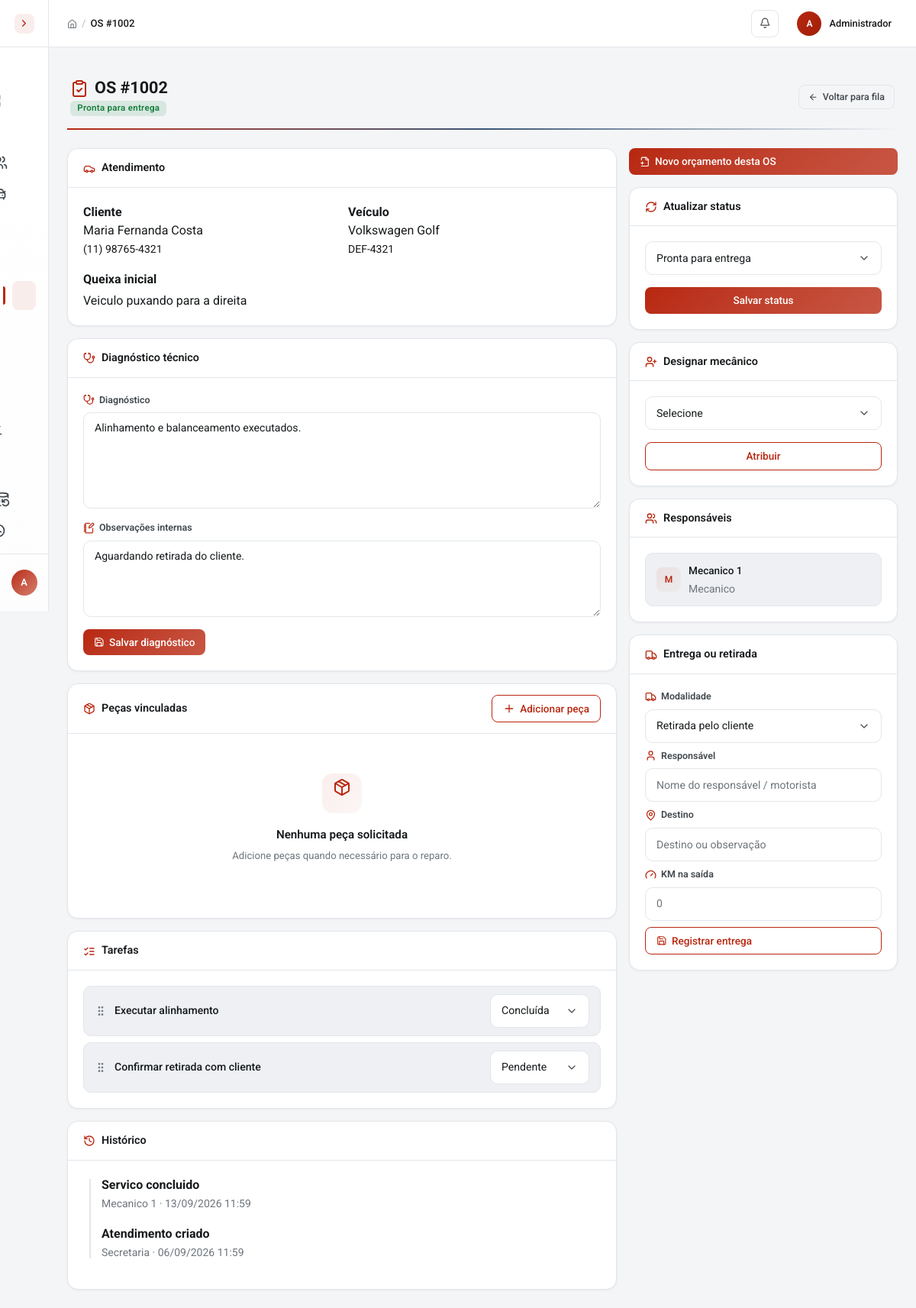
The app's page /pages/ordens_servico/detalhes.php?id=2 (signed in) with its own data.
### tables this page shows
CREATE TABLE ordens_servico (
  id INT AUTO_INCREMENT PRIMARY KEY,
  numero INT NOT NULL UNIQUE,
  cliente_id INT NOT NULL,
  veiculo_id INT NULL,
  status ENUM('recebida','triagem','aguardando_diagnostico','aguardando_orcamento','aguardando_aprovacao','aguardando_peca','pronta_para_execucao','em_execucao','aguardando_retorno','pronta_para_entrega','entregue','cancelada') NOT NULL DEFAULT 'recebida',
  prioridade ENUM('baixa','normal','alta','urgente') NOT NULL DEFAULT 'normal',
  queixa_inicial TEXT NOT NULL,
  diagnostico TEXT,
  observacoes_internas TEXT,
  responsavel_chefe_id INT NULL,
  criado_por INT NOT NULL,
  data_entrada DATETIME NOT NULL DEFAULT CURRENT_TIMESTAMP,
  data_conclusao DATETIME NULL,
  data_atualizacao TIMESTAMP NOT NULL DEFAULT CURRENT_TIMESTAMP ON UPDATE CURRENT_TIMESTAMP,
  FOREIGN KEY (cliente_id) REFERENCES clientes(id),
  FOREIGN KEY (veiculo_id) REFERENCES veiculos(id) ON DELETE SET NULL,
  FOREIGN KEY (responsavel_chefe_id) REFERENCES usuarios(id) ON DELETE SET NULL,
  FOREIGN KEY (criado_por) REFERENCES usuarios(id)
);

CREATE TABLE clientes (
  id INT AUTO_INCREMENT PRIMARY KEY,
  nome VARCHAR(120) NOT NULL,
  cpf VARCHAR(14) UNIQUE,
  telefone VARCHAR(20),
  email VARCHAR(120),
  endereco VARCHAR(255),
  cidade VARCHAR(80),
  observacoes TEXT,
  data_cadastro TIMESTAMP DEFAULT CURRENT_TIMESTAMP,
  data_atualizacao TIMESTAMP DEFAULT CURRENT_TIMESTAMP ON UPDATE CURRENT_TIMESTAMP
);

CREATE TABLE veiculos (
  id INT AUTO_INCREMENT PRIMARY KEY,
  cliente_id INT NOT NULL,
  placa VARCHAR(10) UNIQUE,
  marca VARCHAR(50),
  modelo VARCHAR(60),
  ano YEAR,
  cor VARCHAR(30),
  km_atual INT DEFAULT 0,
  chassi VARCHAR(30),
  FOREIGN KEY (cliente_id) REFERENCES clientes(id) ON DELETE CASCADE
);

CREATE TABLE os_tarefas (
  id BIGINT AUTO_INCREMENT PRIMARY KEY,
  os_id INT NOT NULL,
  descricao VARCHAR(255) NOT NULL,
  status ENUM('pendente','em_execucao','concluida','bloqueada') DEFAULT 'pendente',
  criado_por INT NOT NULL,
  concluido_por INT NULL,
  criado_em TIMESTAMP DEFAULT CURRENT_TIMESTAMP,
  concluido_em DATETIME NULL,
  FOREIGN KEY (os_id) REFERENCES ordens_servico(id) ON DELETE CASCADE,
  FOREIGN KEY (criado_por) REFERENCES usuarios(id),
  FOREIGN KEY (concluido_por) REFERENCES usuarios(id) ON DELETE SET NULL
);

CREATE TABLE os_eventos (
  id BIGINT AUTO_INCREMENT PRIMARY KEY,
  os_id INT NOT NULL,
  tipo VARCHAR(50) NOT NULL,
  status_anterior VARCHAR(40),
  status_novo VARCHAR(40),
  descricao TEXT,
  criado_por INT NOT NULL,
  criado_em TIMESTAMP DEFAULT CURRENT_TIMESTAMP,
  FOREIGN KEY (os_id) REFERENCES ordens_servico(id) ON DELETE CASCADE,
  FOREIGN KEY (criado_por) REFERENCES usuarios(id)
);

CREATE TABLE usuarios (
  id INT AUTO_INCREMENT PRIMARY KEY,
  nome VARCHAR(100) NOT NULL,
  email VARCHAR(120) NOT NULL UNIQUE,
  senha VARCHAR(255) NOT NULL,
  tipo ENUM('admin','secretaria','mecanico_chefe','mecanico') NOT NULL DEFAULT 'mecanico',
  cpf VARCHAR(14) UNIQUE,
  telefone VARCHAR(20),
  salario DECIMAL(10,2),
  data_admissao DATE,
  cargo VARCHAR(100),
  ativo TINYINT(1) NOT NULL DEFAULT 1,
  data_cadastro TIMESTAMP DEFAULT CURRENT_TIMESTAMP
);

CREATE TABLE os_responsaveis (
  id BIGINT AUTO_INCREMENT PRIMARY KEY,
  os_id INT NOT NULL,
  usuario_id INT NOT NULL,
  atribuido_por INT NOT NULL,
  atribuido_em TIMESTAMP DEFAULT CURRENT_TIMESTAMP,
  concluido_em DATETIME NULL,
  observacoes TEXT,
  UNIQUE KEY uq_os_responsavel (os_id, usuario_id),
  FOREIGN KEY (os_id) REFERENCES ordens_servico(id) ON DELETE CASCADE,
  FOREIGN KEY (usuario_id) REFERENCES usuarios(id),
  FOREIGN KEY (atribuido_por) REFERENCES usuarios(id)
);

### pages/ordens_servico/detalhes.php (the view, shortened to what the rows shown need)
<?php
require_once __DIR__ . '/../../includes/sessao.php';
require_once __DIR__ . '/../../config/conexao.php';
$id = (int) ($_GET['id'] ?? 0);
$stmt = $conn->prepare("SELECT os.*, c.nome AS cliente, c.telefone, c.email, v.marca, v.modelo, v.placa, v.ano, v.km_atual FROM ordens_servico os JOIN clientes c ON c.id = os.cliente_id LEFT JOIN veiculos v ON v.id = os.veiculo_id WHERE os.id = :id");
$stmt->execute([':id' => $id]);
$os = $stmt->fetch();
$stmt = $conn->prepare('SELECT u.nome, u.tipo, r.atribuido_em FROM os_responsaveis r JOIN usuarios u ON u.id = r.usuario_id WHERE r.os_id = :id AND r.concluido_em IS NULL ORDER BY u.nome');
$stmt->execute([':id' => $id]);
$responsaveis = $stmt->fetchAll();
$stmt = $conn->prepare('SELECT e.*, u.nome AS autor FROM os_eventos e JOIN usuarios u ON u.id = e.criado_por WHERE e.os_id = :id ORDER BY e.criado_em DESC');
$stmt->execute([':id' => $id]);
$eventos = $stmt->fetchAll();
$stmt = $conn->prepare('SELECT t.*, u.nome AS criador FROM os_tarefas t JOIN usuarios u ON u.id = t.criado_por WHERE t.os_id = :id ORDER BY t.id');
$stmt->execute([':id' => $id]);
$tarefas = $stmt->fetchAll();
$titulo_pagina = 'OS #' . str_pad((int) $os['numero'], 4, '0', STR_PAD_LEFT);
require_once __DIR__ . '/../../includes/header.php';
$status_nomes = ['recebida' => 'Recebida', 'triagem' => 'Triagem', 'aguardando_diagnostico' => 'Aguardando diagnóstico', 'aguardando_orcamento' => 'Aguardando orçamento', 'aguardando_aprovacao' => 'Aguardando aprovação', 'aguardando_peca' => 'Aguardando peça', 'pronta_para_execucao' => 'Pronta para execução', 'em_execucao' => 'Em execução', 'aguardando_retorno' => 'Aguardando retorno', 'pronta_para_entrega' => 'Pronta para entrega', 'entregue' => 'Entregue', 'cancelada' => 'Cancelada'];
$tarefa_status_nomes = ['pendente' => 'Pendente', 'em_execucao' => 'Em execução', 'concluida' => 'Concluída', 'bloqueada' => 'Bloqueada'];
?>
<div class="page-header">
    <div>
        <h1><i data-lucide="clipboard-check" class="text-primary me-2"></i>OS #<?php echo str_pad((int) $os['numero'], 4, '0', STR_PAD_LEFT); ?></h1>
        <span class="page-subtitle"><span class="badge badge-status-<?php echo esc($os['status']); ?>"><?php echo esc($status_nomes[$os['status']] ?? $os['status']); ?></span></span>
    </div>
</div>
<div class="row g-3">
    <div class="col-lg-8">
        <div class="card mb-3"><div class="card-header"><i data-lucide="car" class="me-2"></i>Atendimento</div><div class="card-body">
            <div class="row g-3"><div class="col-md-6"><strong>Cliente</strong><br><?php echo esc($os['cliente']); ?><?php if (tem_papel(['admin', 'secretaria', 'mecanico_chefe'])): ?><br><small><?php echo esc($os['telefone'] ?: 'Sem telefone'); ?></small><?php endif; ?></div><div class="col-md-6"><strong>Veículo</strong><br><?php echo esc(trim(($os['marca'] ?? '') . ' ' . ($os['modelo'] ?? '')) ?: 'Não informado'); ?><br><small><?php echo esc($os['placa'] ?: ''); ?></small></div><div class="col-12"><strong>Queixa inicial</strong><p class="mb-0 mt-1"><?php echo nl2br(esc($os['queixa_inicial'])); ?></p></div></div>
        </div></div>
        <div class="card mb-3"><div class="card-header"><i data-lucide="stethoscope" class="me-2"></i>Diagnóstico técnico</div><div class="card-body">
            <form method="POST" action="processar.php?acao=atualizar_diagnostico"><input type="hidden" name="csrf_token" value="<?php echo esc(csrf_token()); ?>"><input type="hidden" name="os_id" value="<?php echo $id; ?>"><label class="form-label-with-icon" for="diagnostico"><i data-lucide="stethoscope"></i> Diagnóstico</label><textarea class="form-control mb-3" id="diagnostico" name="diagnostico" rows="5" <?php echo tem_papel(['mecanico', 'mecanico_chefe', 'admin']) ? '' : 'readonly'; ?>><?php echo esc($os['diagnostico'] ?? ''); ?></textarea><label class="form-label-with-icon" for="observacoes_internas"><i data-lucide="notebook-pen"></i> Observações internas</label><textarea class="form-control mb-3" id="observacoes_internas" name="observacoes_internas" rows="3" <?php echo tem_papel(['mecanico', 'mecanico_chefe', 'admin']) ? '' : 'readonly'; ?>><?php echo esc($os['observacoes_internas'] ?? ''); ?></textarea><?php if (tem_papel(['mecanico', 'mecanico_chefe', 'admin'])): ?><button class="btn btn-primary btn-icon" type="submit"><i data-lucide="save"></i>Salvar diagnóstico</button><?php endif; ?></form>
        </div></div>
        <div class="card mb-3"><div class="card-header"><i data-lucide="list-checks" class="me-2"></i>Tarefas</div><div class="card-body">
            <?php if ($tarefas): ?>
            <div class="dynamic-list">
                <?php foreach ($tarefas as $tarefa): ?>
                <form method="POST" action="processar.php?acao=mudar_tarefa" class="dynamic-list-item">
                    <i data-lucide="grip-vertical" class="item-grip"></i>
                    <span class="item-text"><?php echo esc($tarefa['descricao']); ?></span>
                    <select class="form-select form-select-sm w-auto" name="tarefa_status" onchange="this.form.submit()" style="min-width:130px">
                        <?php foreach ($tarefa_status_nomes as $key => $nome): ?>
                        <option value="<?php echo esc($key); ?>" <?php echo $tarefa['status'] === $key ? 'selected' : ''; ?>><?php echo esc($nome); ?></option>
                        <?php endforeach; ?>
                    </select>
                </form>
                <?php endforeach; ?>
            </div>
            <?php endif; ?>
        </div></div>
        <div class="card"><div class="card-body"><div class="timeline"><?php foreach ($eventos as $evento): ?><div class="mb-3"><strong><?php echo esc($evento['descricao']); ?></strong><br><small class="text-muted"><?php echo esc($evento['autor']); ?> · <?php echo date('d/m/Y H:i', strtotime($evento['criado_em'])); ?></small></div><?php endforeach; ?></div></div></div>
    </div>
    <div class="col-lg-4">
        <?php if (tem_papel(['admin', 'secretaria', 'mecanico_chefe'])): ?><div class="card mb-3"><div class="card-header"><i data-lucide="refresh-cw" class="me-2"></i>Atualizar status</div><div class="card-body"><form method="POST" action="processar.php?acao=mudar_status"><input type="hidden" name="csrf_token" value="<?php echo esc(csrf_token()); ?>"><input type="hidden" name="os_id" value="<?php echo $id; ?>"><select class="form-select mb-3" name="status"><?php foreach ($status_nomes as $status => $nome): ?><?php if ($status !== 'entregue'): ?><option value="<?php echo esc($status); ?>" <?php echo $os['status'] === $status ? 'selected' : ''; ?>><?php echo esc($nome); ?></option><?php endif; ?><?php endforeach; ?></select><button class="btn btn-primary w-100" type="submit">Salvar status</button></form></div></div><?php endif; ?>
        <div class="card mb-3"><div class="card-header"><i data-lucide="users" class="me-2"></i>Responsáveis</div><div class="card-body">
            <?php if ($responsaveis): ?>
            <div class="dynamic-list">
                <?php foreach ($responsaveis as $responsavel): ?>
                <div class="dynamic-list-item">
                    <div class="emp-avatar" style="width:32px;height:32px;min-width:32px;border-radius:8px;font-size:0.75rem;background:linear-gradient(135deg,var(--accent-light),color-mix(in srgb,var(--accent-light) 30%,transparent));color:var(--accent);display:flex;align-items:center;justify-content:center;font-weight:600"><?php echo strtoupper(substr($responsavel['nome'], 0, 1)); ?></div>
                    <div>
                        <span class="item-text" style="font-size:0.85rem"><?php echo esc($responsavel['nome']); ?></span>
                        <br><small class="text-muted"><?php echo esc(ucfirst(str_replace('_', ' ', $responsavel['tipo']))); ?></small>
                    </div>
                </div>
                <?php endforeach; ?>
            </div>
            <?php else: ?>
            <div class="empty-state" style="padding:1.5rem 1rem;border:none;background:transparent">
                <p style="font-size:0.82rem;margin:0">Nenhum mecânico designado.</p>
            </div>
            <?php endif; ?>
        </div></div>
    </div>
</div>
<?php require_once __DIR__ . '/../../includes/footer.php'; ?>

### includes/header.php (shortened to what the rows shown need)
<?php
$url_css = $caminho_base . '/css/style.css';
?>
<!DOCTYPE html>
<html lang="pt-BR">
<head>
    <link href="https://cdn.jsdelivr.net/npm/bootstrap@5.3.0/dist/css/bootstrap.min.css" rel="stylesheet">
    <link href="<?php echo $url_css; ?>" rel="stylesheet">
</head>
<body class="loading">
    <?php require_once __DIR__ . '/sidebar.php'; ?>
    <div class="main-wrapper">
        <header class="topbar">
            <div class="topbar-breadcrumb">
                <a href="<?php echo $url_index; ?>"><i data-lucide="home"></i></a>
                <span class="separator">/</span>
                <span class="current"><?php echo $titulo_pagina ?? 'Dashboard'; ?></span>
            </div>
        </header>

### records on screen
ordens_servico: numero "OS #1002", numero "1002", status "Pronta para entrega", cliente.nome "Maria Fernanda Costa", cliente.telefone "(11) 98765-4321", veiculo.modelo "Volkswagen Golf", veiculo.placa "DEF-4321", queixa_inicial "Veiculo puxando para a direita", diagnostico "Alinhamento e balanceamento executados.", observacoes_internas "Aguardando retirada do cliente."
os_tarefas: descricao "Executar alinhamento", tarefa_status "Concluída"
os_tarefas: descricao "Confirmar retirada com cliente", tarefa_status "Pendente"
os_eventos: descricao "Servico concluido", criado_por.nome "Mecanico 1", criado_em "13/09/2026 11:59"
os_eventos: descricao "Atendimento criado", criado_por.nome "Secretaria", criado_em "06/09/2026 11:59"
os_responsaveis: usuario.nome "M", usuario.nome "Mecanico 1", usuario.tipo "Mecanico"

### other values on screen
substr($_SESSION['usuario_nome'] ?? 'U', 0, 1) "A"
$_SESSION['usuario_nome'] "Administrador"
